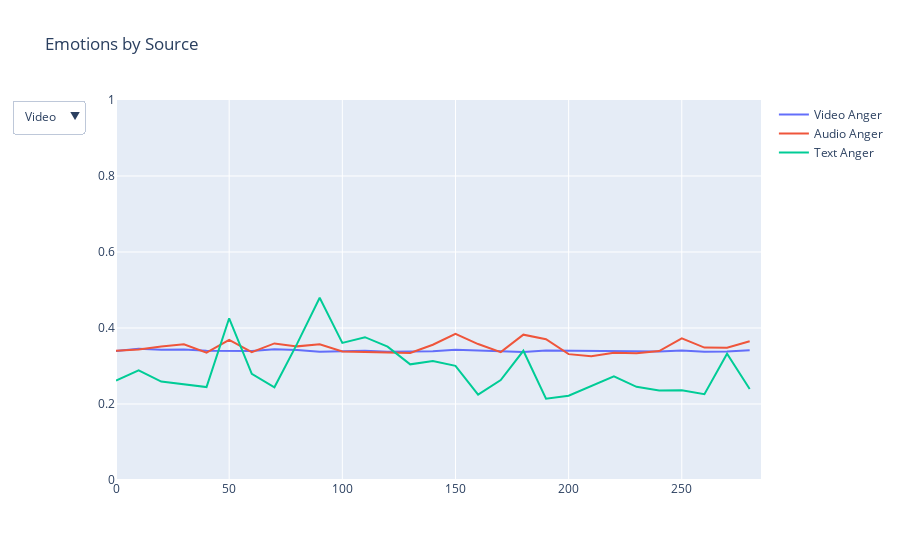

Notebook cell for this chart:
### Markdown cell above
Visualization of the emotions by the modality

### Code cell
trace_video = go.Scatter(x=video_emo['time_sec'], y=video_emo['video_anger'], name='Video Anger')
trace_audio = go.Scatter(x=audio_emo['time_sec'], y=audio_emo['audio_anger'], name='Audio Anger')
trace_text = go.Scatter(x=text_emo['time_sec'], y=text_emo['text_anger'], name='Text Anger')

# Create buttons to switch between datasets
updatemenus = [{'buttons': [
    {'method': 'update', 'label': 'Video', 'args': [{'y': [video_emo['video_anger'], video_emo['video_neutral'], video_emo['video_happiness']]}]},
    {'method': 'update', 'label': 'Audio', 'args': [{'y': [audio_emo['audio_anger'], audio_emo['audio_neutral'], audio_emo['audio_happiness']]}]},
    {'method': 'update', 'label': 'Text', 'args': [{'y': [text_emo['text_anger'], text_emo['text_neutral'], text_emo['text_happiness']]}]}
], 'direction': 'down', 'showactive': True}]

# Create layout with buttons
layout = go.Layout(title='Emotions by Source', updatemenus=updatemenus)

fig = go.Figure(data=[trace_video, trace_audio, trace_text], layout=layout)
fig.update_xaxes(range=[0, text_emo['time_sec'].max()+5])
fig.update_yaxes(range=[0, 1])
fig.show('nteract')
